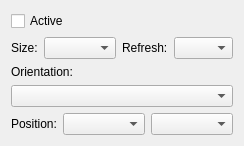
<ui version="4.0" >
 <class>OutputConfigBase</class>
 <widget class="QWidget" name="OutputConfigBase" >
  <property name="geometry" >
   <rect>
    <x>0</x>
    <y>0</y>
    <width>244</width>
    <height>119</height>
   </rect>
  </property>
  <property name="sizePolicy" >
   <sizepolicy vsizetype="Fixed" hsizetype="Fixed" >
    <horstretch>0</horstretch>
    <verstretch>0</verstretch>
   </sizepolicy>
  </property>
  <property name="windowTitle" >
   <string>Output Config</string>
  </property>
  <layout class="QGridLayout" >
   <item row="0" column="0" >
    <widget class="QCheckBox" name="activeCheck" >
     <property name="text" >
      <string>Active</string>
     </property>
    </widget>
   </item>
   <item row="1" column="0" >
    <layout class="QHBoxLayout" >
     <item>
      <widget class="QLabel" name="label_2" >
       <property name="text" >
        <string>Size:</string>
       </property>
       <property name="buddy" >
        <cstring>sizeCombo</cstring>
       </property>
      </widget>
     </item>
     <item>
      <widget class="QComboBox" name="sizeCombo" />
     </item>
     <item>
      <widget class="QLabel" name="rateLabel" >
       <property name="text" >
        <string>Refresh:</string>
       </property>
      </widget>
     </item>
     <item>
      <widget class="QComboBox" name="refreshCombo" >
       <property name="sizePolicy" >
        <sizepolicy vsizetype="Fixed" hsizetype="Expanding" >
         <horstretch>0</horstretch>
         <verstretch>0</verstretch>
        </sizepolicy>
       </property>
       <property name="minimumSize" >
        <size>
         <width>50</width>
         <height>0</height>
        </size>
       </property>
      </widget>
     </item>
    </layout>
   </item>
   <item row="2" column="0" >
    <layout class="QVBoxLayout" >
     <item>
      <widget class="QLabel" name="orientationLabel" >
       <property name="sizePolicy" >
        <sizepolicy vsizetype="Preferred" hsizetype="Minimum" >
         <horstretch>0</horstretch>
         <verstretch>0</verstretch>
        </sizepolicy>
       </property>
       <property name="text" >
        <string>Orientation:</string>
       </property>
      </widget>
     </item>
     <item>
      <widget class="QComboBox" name="orientationCombo" >
       <property name="sizePolicy" >
        <sizepolicy vsizetype="Fixed" hsizetype="Expanding" >
         <horstretch>0</horstretch>
         <verstretch>0</verstretch>
        </sizepolicy>
       </property>
      </widget>
     </item>
    </layout>
   </item>
   <item row="3" column="0" >
    <layout class="QHBoxLayout" name="positionLayout">
     <item>
      <widget class="QLabel" name="positionLabel" >
       <property name="sizePolicy" >
        <sizepolicy vsizetype="Preferred" hsizetype="Minimum" >
         <horstretch>0</horstretch>
         <verstretch>0</verstretch>
        </sizepolicy>
       </property>
       <property name="text" >
        <string>Position:</string>
       </property>
      </widget>
     </item>
     <item>
      <widget class="QComboBox" name="positionCombo" >
       <property name="sizePolicy" >
        <sizepolicy vsizetype="Fixed" hsizetype="Expanding" >
         <horstretch>0</horstretch>
         <verstretch>0</verstretch>
        </sizepolicy>
       </property>
      </widget>
     </item>
	<item>
      <widget class="QComboBox" name="positionOutputCombo" >
       <property name="sizePolicy" >
        <sizepolicy vsizetype="Fixed" hsizetype="Expanding" >
         <horstretch>0</horstretch>
         <verstretch>0</verstretch>
        </sizepolicy>
       </property>
      </widget>
     </item>
    </layout>
   </item>
  </layout>
 </widget>
 <resources/>
 <connections/>
</ui>
